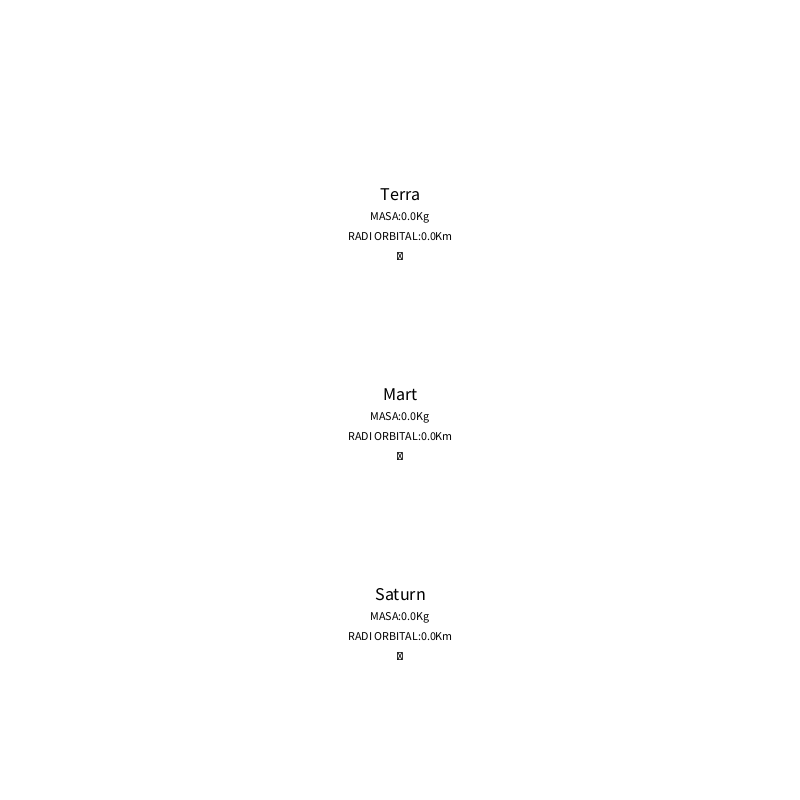
Frame 1 (no input)
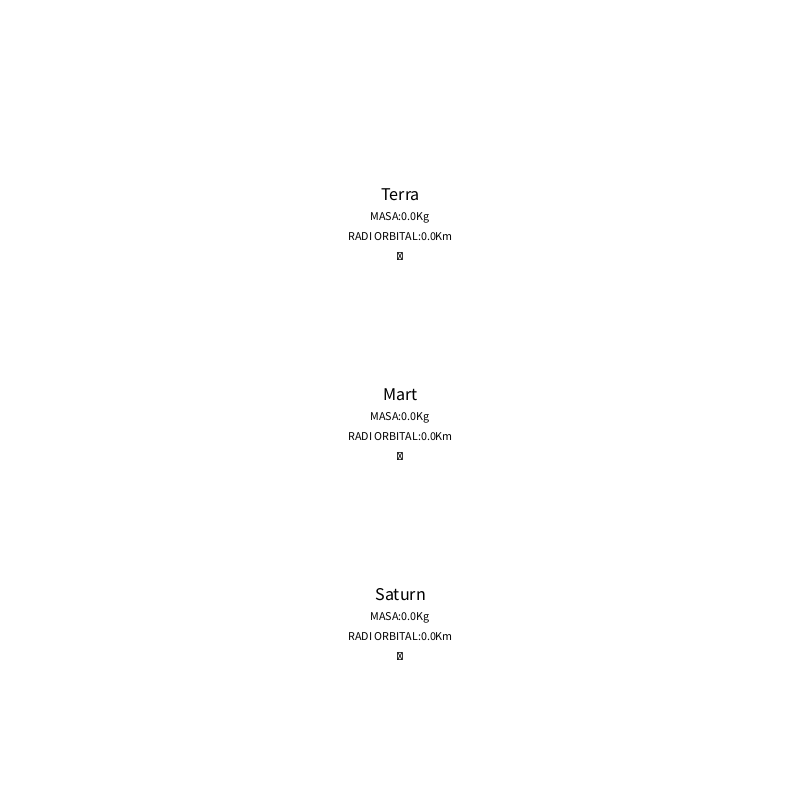
Frame 60 (the mouse pressed at the canvas centre just before this capture)
Frame 120 (the mouse held since frame 60 and released just before this capture): identical to frame 60, image omitted

The Processing sketch that drew these frames (run headless with seeded random() and noise(); from frame 60 on, the mouse is pressed at the canvas centre):

// Processing sketch: Planetari06
// ── Planetari06.pde
/*
  Planetari v6.0
  Completar la Subclasse.
  Planeta. Atributs addicionals.
*/

// Variables de classe Planeta
Planeta terra, mart, saturn;

void setup(){
  size(800,800);
  
  // Instanciació d'objectes Estrella
  
  Estrella sol = new Estrella("Sol", "2609", 'G', -26.8);
  
  // Instanciació d'objectes Planeta

  terra = new Planeta( "Terra" , "2641" , TipusPlaneta.ROCOS, sol);
  terra.setAnells(false);
  terra.setNumSatelits(1);
  terra.print();

  mart = new Planeta( "Mart" , "2642" , TipusPlaneta.ROCOS, sol);
  mart.setAnells(false);
  mart.setNumSatelits(2);
  mart.print();

  saturn = new Planeta( "Saturn" , "2796" , TipusPlaneta.GASOS, sol);
  saturn.setAnells(true);
  saturn.setNumSatelits(52);
  saturn.print();
}

void draw(){
  
  background(255);
  
  // Dibuixa els objectes Planeta
  terra.display(width/2, height/4);
  mart.display(width/2, 2*height/4);
  saturn.display(width/2, 3*height/4);
}

// ── CosAstronomic.pde
// Tipus enumerat
enum Tipus {ESTRELLA, PLANETA, SATELIT, COMETA};

// SUPERCLASSE
class CosAstronomic {
 
  // Atributs Bàsics
  String nom;
  Tipus tipus;
  String codi;
  
  //Posició
  float x, y, z;

  // Propietats físiques
  double masa;
  double volum;
  double densitat;
  double gravetat;
  double radi;

  // Propietats orbitals
  double radiOrbita;
  double periodeOrbita;
  double periodeRotacio;
  double excentricitat;

  
  // Constructor
  CosAstronomic(String n, Tipus t, String c){
    this.nom = n;
    this.tipus = t;
    this.codi = c;
  }
  
  // Setters
  
  void setNom(String n){
    this.nom = n;
  }
  
  void setTipus(Tipus t){
    this.tipus = t;
  }
  
  void setCodi(String s){
    this.codi = s;
  }
  
  void setPosicio(float x, float y, float z){
    this.x = x;
    this.y = y;
    this.z = z;
  }
  
  void setX(float x){
    this.x = x;
  }
  
  void setY(float y){
    this.y = y;
  }
  
  void setZ(float z){
    this.z = z;
  }
  
  void setPropsFisiques(double m, double v, double d, double g, double r){
    this.masa = m; 
    this.volum = v; 
    this.densitat = d;
    this.gravetat = g; 
    this.radi = r;
  }
  
  void setMasa(double m){
    this.masa = m;
  }

  void setVolum(double v){
    this.volum = v;
  }

  void setDensitat(double d){
    this.densitat = d;
  }

  void setGravetat(double g){
    this.gravetat = g;
  }

  void setRadi(double r){
    this.radi = r;
  }
  
  void setPropsOrbitals(double ro, double po, double pr, double ex){
    this.radiOrbita = ro; 
    this.periodeOrbita = po; 
    this.periodeRotacio = pr;
    this.excentricitat = ex; 
  }
  
  void setRadiOrbita(double ro){
    this.radiOrbita = ro;
  }

  void setPeriodeOrbita(double po){
    this.periodeOrbita = po;
  }

  void setPeriodeRotacio(double pr){
    this.periodeRotacio = pr;
  }

  void setExcentricitat(double e){
    this.excentricitat = e;
  }
  
  // Getters
  
  String getNom(){
    return this.nom;
  }
  
  Tipus getTipus(){
    return this.tipus;
  }
  
  String getCodi(){
    return this.codi;
  }
  
  double getMasa(){
    return this.masa;
  }

  double getVolum(){
    return this.volum;
  }

  double getDensitat(){
    return this.densitat;
  }

  double getGravetat(){
    return this.gravetat;
  }

  double getRadi(){
    return this.radi;
  }

  double getRadiOrbita(){
    return this.radiOrbita;
  }

  double getPeriodeOrbita(){
    return this.periodeOrbita;
  }

  double getPeriodeRotacio(){
    return this.periodeRotacio;
  }

  double getExcentricitat(){
    return this.excentricitat;
  }
  
  // Altres
  
  void print(){
    println("COS ASTRONÒMIC: ");
    println("\t Nom: "+this.nom);
    println("\t Tipus: "+this.tipus);
    char simbol = (char) Integer.parseInt(this.codi, 16);
    println("\t Símbol: "+simbol);
    println("\t Posició: ("+this.x+", "+this.y+", "+this.z+")");
    println("\t Propietats Físiques: ");
    println("\t\t Masa: "+this.masa);
    println("\t\t Volum: "+this.volum);
    println("\t\t Densitat: "+this.densitat);
    println("\t\t Gravetat: "+this.gravetat);
    println("\t\t Radi: "+this.radi);
    println("\t Propietats Orbitals: ");
    println("\t\t Radi Orbital: "+this.radiOrbita);
    println("\t\t Periode Orbital: "+this.periodeOrbita);
    println("\t\t Periode Rotació: "+this.periodeRotacio);
    println("\t\t Excentricitat: "+this.excentricitat);
    println("");
  }
  
  void display(float x, float y){
    fill(0); textAlign(CENTER); textSize(18);
    text(this.nom, x, y);
    textSize(12);
    text("MASA:"+this.masa+"Kg", x, y + 20);
    text("RADI ORBITAL:"+this.radiOrbita+"Km", x, y + 40);
    char simbol = (char) Integer.parseInt(this.codi, 16);
    text(simbol, x, y+60);
  }
  
}

// ── Estrella.pde
// SUBCLASSE
class Estrella extends CosAstronomic {
  
  // Atributs
  char tipusEspectral;
  float brillo;
  float temperatura;
  float indexColorUB;
  
  //Constructor
  
  Estrella(String n, String c, char t, float b){
    super(n, Tipus.ESTRELLA, c);
    this.tipusEspectral = t;
    this.brillo = b;
  }
  
  // Setters

  void setTipusEspectral( char t){
    this.tipusEspectral = t;
  }

  void setBrillo(float b){
    this.brillo = b;
  }
  
  void setTemperatura(float t){
    this.temperatura = t;
  }

  void setIndexColorUB(float c){
    this.indexColorUB = c;
  }

  // Getters

  char getTipusEspectral(){
    return this.tipusEspectral;
  }

  float getBrillo(){
    return this.brillo;
  }
  
  float getTemperatura(){
    return this.temperatura;
  }

  float getIndexColorUB(){
    return this.indexColorUB;
  }
  
  // Altres
  
  void print(){
    System.out.println("ESTRELLA: ");
    System.out.println("\t Nom: "+this.nom);
    System.out.println("\t Tipus: "+this.tipus);
    System.out.println("\t Tipus Espectral: "+this.tipusEspectral);
    System.out.println("\t Brillo: "+this.brillo);
    System.out.println("\t Temperatura Efectiva: "+this.temperatura);
    System.out.println("\t Index Color UB: "+this.indexColorUB);
    char simbol = (char) Integer.parseInt(this.codi, 16);
    System.out.println("\t Símbol: "+simbol);
    System.out.println("\t Posició: ("+this.x+", "+this.y+", "+this.z+")");
    System.out.println("\t Propietats Físiques: ");
    System.out.println("\t\t Masa: "+this.masa);
    System.out.println("\t\t Volum: "+this.volum);
    System.out.println("\t\t Densitat: "+this.densitat);
    System.out.println("\t\t Gravetat: "+this.gravetat);
    System.out.println("\t\t Radi: "+this.radi);
    System.out.println("");
  }
  
}

// ── Planeta.pde

// Tipus enumerat
enum TipusPlaneta { ROCOS, GASOS, NAN};

// SUBCLASSE
class Planeta extends CosAstronomic {
 
  // Atributs
  TipusPlaneta tipusPlaneta;
  Estrella estrella;
  boolean anells;
  int numSatelits;

  // Constructor
  Planeta(String n, String c, TipusPlaneta tp, Estrella e){
    super(n, Tipus.PLANETA, c);
    this.tipusPlaneta= tp;
    this.estrella = e;
  }

  // Setters

  void setTipusPlaneta(TipusPlaneta tp){
    this.tipusPlaneta = tp;
  }

  void setEstrella(Estrella e){
    this.estrella = e;
  }
  
  void setAnells(boolean b){
    this.anells = true;
  }

  void setNumSatelits(int n){
    this.numSatelits = n;
  }

  // Getters

  TipusPlaneta gTipusPlaneta(){
    return this.tipusPlaneta;
  }

  Estrella getEstrella(){
    return this.estrella;
  }
  
  boolean getAnells(){
    return this.anells;
  }

  int getNumSatelits(){
    return this.numSatelits;
  }

  // Altres

  void print(){
    System.out.println("PLANETA: ");
    System.out.println("\t Nom: "+this.nom);
    System.out.println("\t Tipus: "+this.tipusPlaneta);
    System.out.println("\t Estrella: "+this.estrella.nom);
    if(this.anells){
      System.out.println("\t Anells: Sí.");
    }
    else {
      System.out.println("\t Anells: No.");
    }
    System.out.println("\t Núm. Satèlits: "+this.numSatelits);
    System.out.println("\t Estrella: "+this.estrella.nom);
    char simbol = (char) Integer.parseInt(this.codi, 16);
    System.out.println("\t Símbol: "+simbol);
    System.out.println("\t Posició: ("+this.x+", "+this.y+", "+this.z+")");
    System.out.println("\t Propietats Físiques: ");
    System.out.println("\t\t Masa: "+this.masa);
    System.out.println("\t\t Volum: "+this.volum);
    System.out.println("\t\t Densitat: "+this.densitat);
    System.out.println("\t\t Gravetat: "+this.gravetat);
    System.out.println("\t\t Radi: "+this.radi);
    System.out.println("\t Propietats Orbitals: ");
    System.out.println("\t\t Radi Orbital: "+this.radiOrbita);
    System.out.println("\t\t Periode Orbital: "+this.periodeOrbita);
    System.out.println("\t\t Periode Rotació: "+this.periodeRotacio);
    System.out.println("\t\t Excentricitat: "+this.excentricitat);
    System.out.println("");
  }

}
